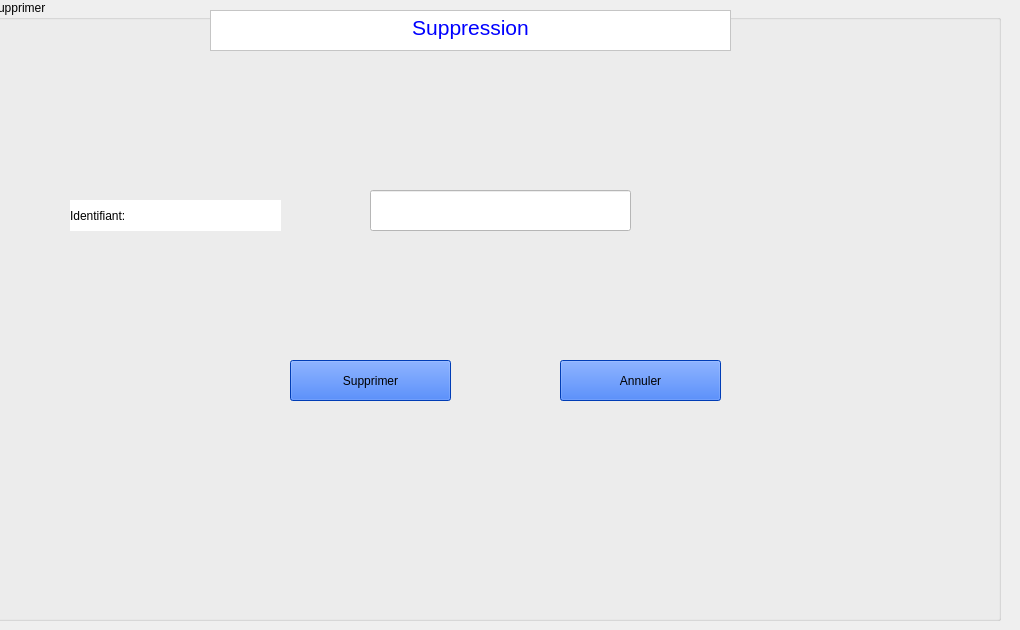
      <widget class="QWidget" name="tab_7">
       <attribute name="title">
        <string>Supprimer</string>
       </attribute>
       <widget class="QGroupBox" name="groupBox_3">
        <property name="geometry">
         <rect>
          <x>-10</x>
          <y>0</y>
          <width>1011</width>
          <height>621</height>
         </rect>
        </property>
        <property name="styleSheet">
         <string notr="true">background-image: url(:/fond.jpg);</string>
        </property>
        <property name="title">
         <string>Supprimer</string>
        </property>
        <widget class="QLabel" name="label_14">
         <property name="geometry">
          <rect>
           <x>80</x>
           <y>200</y>
           <width>211</width>
           <height>31</height>
          </rect>
         </property>
         <property name="styleSheet">
          <string notr="true">font: 75 8pt &quot;MS Shell Dlg 2&quot;;
background-color: rgb(255, 255, 255);
font: 14pt &quot;MS Shell Dlg 2&quot;;</string>
         </property>
         <property name="text">
          <string>Identifiant:</string>
         </property>
        </widget>
        <widget class="QLineEdit" name="le_id_supp">
         <property name="geometry">
          <rect>
           <x>380</x>
           <y>190</y>
           <width>261</width>
           <height>41</height>
          </rect>
         </property>
         <property name="styleSheet">
          <string notr="true">background-color: rgb(255, 255, 255);</string>
         </property>
        </widget>
        <widget class="QPushButton" name="B_supp">
         <property name="geometry">
          <rect>
           <x>300</x>
           <y>360</y>
           <width>161</width>
           <height>41</height>
          </rect>
         </property>
         <property name="styleSheet">
          <string notr="true">color: rgb(0, 85, 255);
background-color: rgb(0, 85, 255);
color: rgb(0, 0, 0);
font: 75 10pt &quot;MS Shell Dlg 2&quot;;</string>
         </property>
         <property name="text">
          <string>Supprimer</string>
         </property>
        </widget>
        <widget class="QPushButton" name="B_supprimer_annuler">
         <property name="geometry">
          <rect>
           <x>570</x>
           <y>360</y>
           <width>161</width>
           <height>41</height>
          </rect>
         </property>
         <property name="styleSheet">
          <string notr="true">color: rgb(0, 85, 255);
background-color: rgb(0, 85, 255);
color: rgb(0, 0, 0);
font: 75 10pt &quot;MS Shell Dlg 2&quot;;</string>
         </property>
         <property name="text">
          <string>Annuler</string>
         </property>
        </widget>
        <widget class="QTextBrowser" name="textBrowser_8">
         <property name="geometry">
          <rect>
           <x>220</x>
           <y>10</y>
           <width>521</width>
           <height>41</height>
          </rect>
         </property>
         <property name="styleSheet">
          <string notr="true">background-color: rgb(255, 255, 255);
color: rgb(0, 0, 255);</string>
         </property>
         <property name="html">
          <string>&lt;!DOCTYPE HTML PUBLIC &quot;-//W3C//DTD HTML 4.0//EN&quot; &quot;http://www.w3.org/TR/REC-html40/strict.dtd&quot;&gt;
&lt;html&gt;&lt;head&gt;&lt;meta name=&quot;qrichtext&quot; content=&quot;1&quot; /&gt;&lt;style type=&quot;text/css&quot;&gt;
p, li { white-space: pre-wrap; }
&lt;/style&gt;&lt;/head&gt;&lt;body style=&quot; font-family:'MS Shell Dlg 2'; font-size:9pt; font-weight:400; font-style:normal;&quot;&gt;
&lt;p align=&quot;center&quot; style=&quot; margin-top:0px; margin-bottom:0px; margin-left:0px; margin-right:0px; -qt-block-indent:0; text-indent:0px;&quot;&gt;&lt;span style=&quot; font-size:16pt;&quot;&gt;Suppression&lt;/span&gt;&lt;/p&gt;&lt;/body&gt;&lt;/html&gt;</string>
         </property>
        </widget>
        <zorder>label_14</zorder>
        <zorder>B_supp</zorder>
        <zorder>B_supprimer_annuler</zorder>
        <zorder>textBrowser_8</zorder>
        <zorder>le_id_supp</zorder>
       </widget>
      </widget>
